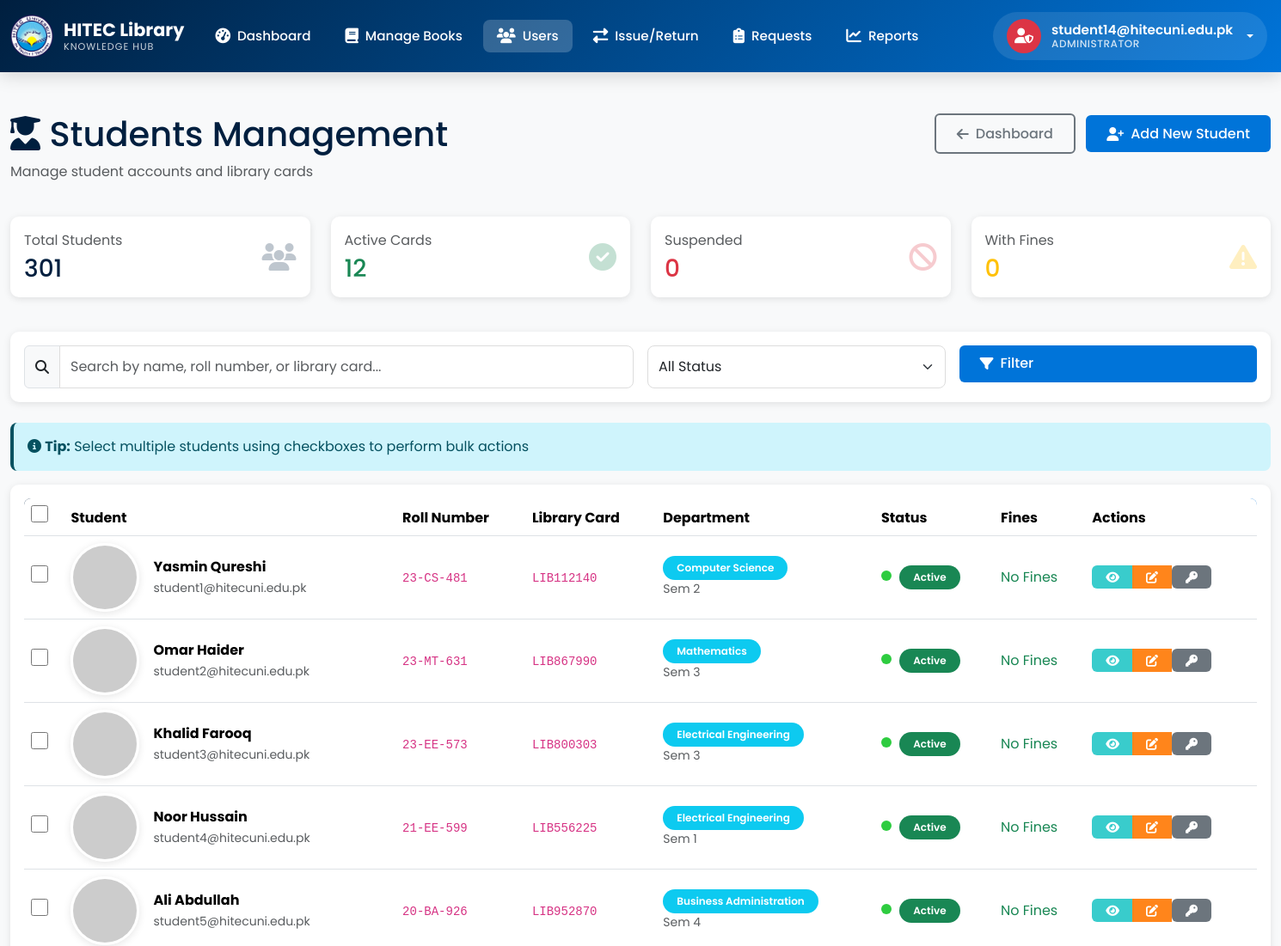
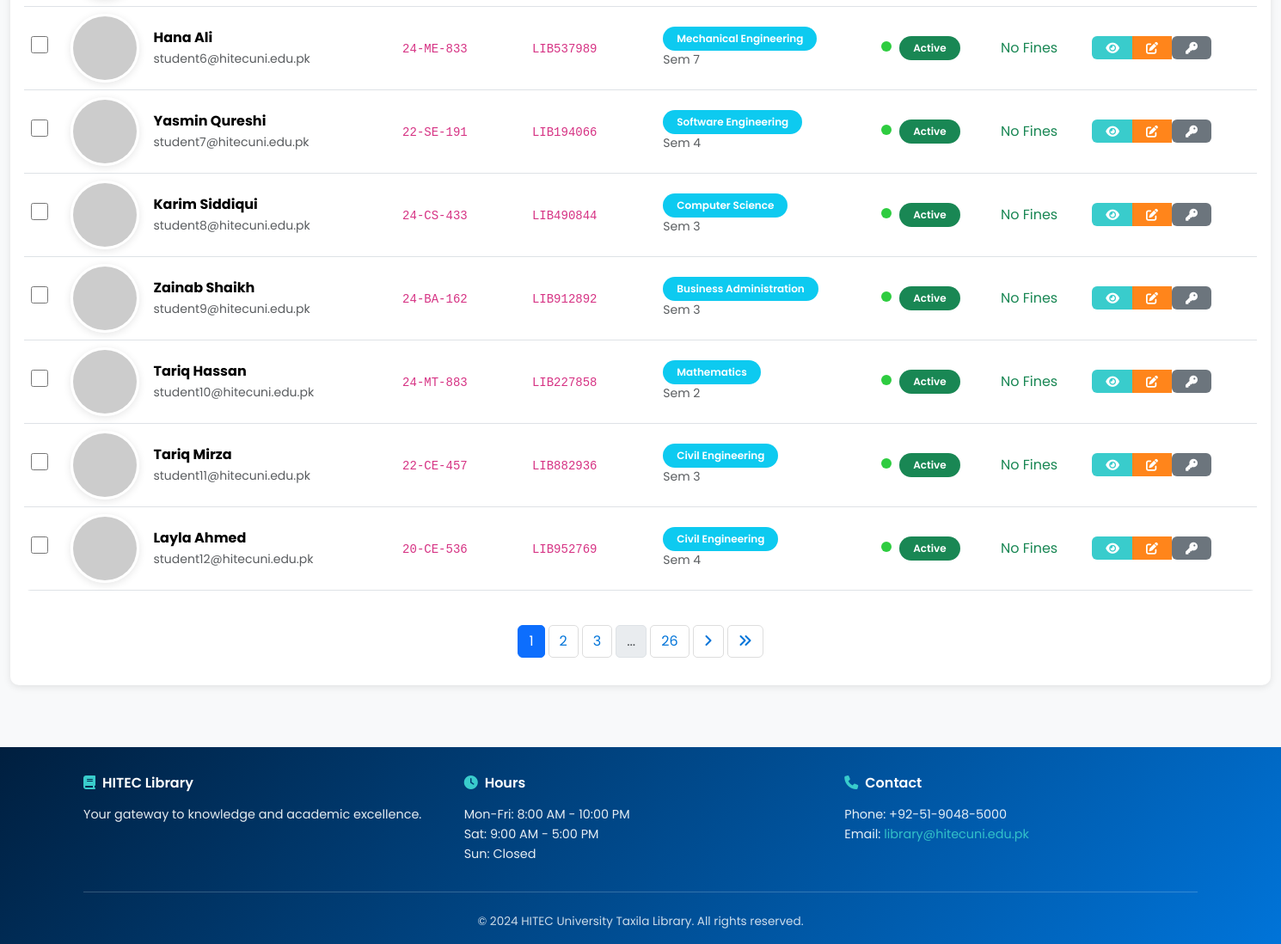
Screenshot of /admin/students (signed in) with the database file from the repository (2 pictures, top to bottom).
### app.py (models this page shows, shortened)
class Student(db.Model):
    id = db.Column(db.Integer, primary_key=True)
    name = db.Column(db.String(150), nullable=False)
    email = db.Column(db.String(100), unique=True, nullable=False)
    roll_number = db.Column(db.String(20), unique=True, nullable=False)
    phone = db.Column(db.String(15))
    department = db.Column(db.String(100))
    semester = db.Column(db.Integer)
    library_card_number = db.Column(db.String(50), unique=True, nullable=False)
    password_hash = db.Column(db.String(255), nullable=True)  # For student authentication
    card_status = db.Column(db.String(20), default='active')  # active, suspended, expired
    total_fines = db.Column(db.Float, default=0.0)
    registered_at = db.Column(db.DateTime, default=get_utc_now)
    profile_image = db.Column(db.String(500), default='https://ui-avatars.com/api/?name={}&background=random'.format('Student'))
    last_login = db.Column(db.DateTime, nullable=True)
    loans = db.relationship('Loan', backref='student', lazy=True)
    reviews = db.relationship('Review', backref='student', lazy=True)

### app.py (the view, shortened to what this page needs)
@app.route('/admin/students')
@login_required
def admin_students():
    page = request.args.get('page', 1, type=int)
    search = request.args.get('search', '')
    query = Student.query
    students = query.paginate(page=page, per_page=ITEMS_PER_PAGE)
    return render_template('admin/students.html', students=students, search=search)

### app.py (called while the page is built)
def login_required(f):
    @wraps(f)
    def decorated_function(*args, **kwargs):
        if 'admin_id' not in session:
            flash('Please login to access this page', 'warning')
            return redirect(url_for('login'))
        return f(*args, **kwargs)
    return decorated_function

### templates/admin/students.html (shortened to what this page needs)
{% extends "base.html" %}
{% block content %}
<div class="container-fluid py-4">
    <div class="row mb-4">
        <div class="col-md-6">
            <h1 class="text-primary mb-2">
                <i class="fas fa-user-graduate"></i> Students Management
            </h1>
            <p class="text-muted">Manage student accounts and library cards</p>
        </div>
        <div class="col-md-6 text-end">
            <a href="/admin/dashboard" class="btn btn-outline-secondary me-2">
                <i class="fas fa-arrow-left"></i> Dashboard
            </a>
            <a href="/admin/students/add" class="btn btn-primary">
                <i class="fas fa-user-plus"></i> Add New Student
            </a>
        </div>
    </div>
    <div class="row mb-4">
        <div class="col-md-3 mb-3">
            <div class="card border-0 shadow-sm">
                <div class="card-body">
                    <div class="d-flex justify-content-between align-items-center">
                        <div>
                            <p class="text-muted mb-1">Total Students</p>
                            <h3 class="text-primary mb-0">{{ students.total }}</h3>
                        </div>
                        <i class="fas fa-users fa-2x text-primary opacity-25"></i>
                    </div>
                </div>
            </div>
        </div>
        <div class="col-md-3 mb-3">
            <div class="card border-0 shadow-sm">
                <div class="card-body">
                    <div class="d-flex justify-content-between align-items-center">
                        <div>
                            <p class="text-muted mb-1">Active Cards</p>
                            <h3 class="text-success mb-0">{{ students.items|selectattr('card_status', 'eq', 'active')|list|length }}</h3>
                        </div>
                        <i class="fas fa-check-circle fa-2x text-success opacity-25"></i>
                    </div>
                </div>
            </div>
        </div>
        <div class="col-md-3 mb-3">
            <div class="card border-0 shadow-sm">
                <div class="card-body">
                    <div class="d-flex justify-content-between align-items-center">
                        <div>
                            <p class="text-muted mb-1">Suspended</p>
                            <h3 class="text-danger mb-0">{{ students.items|selectattr('card_status', 'eq', 'suspended')|list|length }}</h3>
                        </div>
                        <i class="fas fa-ban fa-2x text-danger opacity-25"></i>
                    </div>
                </div>
            </div>
        </div>
        <div class="col-md-3 mb-3">
            <div class="card border-0 shadow-sm">
                <div class="card-body">
                    <div class="d-flex justify-content-between align-items-center">
                        <div>
                            <p class="text-muted mb-1">With Fines</p>
                            <h3 class="text-warning mb-0">{{ students.items|selectattr('total_fines', 'gt', 0)|list|length }}</h3>
                        </div>
                        <i class="fas fa-exclamation-triangle fa-2x text-warning opacity-25"></i>
                    </div>
                </div>
            </div>
        </div>
    </div>
    <div class="card border-0 shadow-sm mb-4">
        <div class="card-body">
            <form method="GET" class="row g-3">
                <div class="col-md-6">
                    <div class="input-group">
                        <span class="input-group-text"><i class="fas fa-search"></i></span>
                        <input type="text" class="form-control" name="search" placeholder="Search by name, roll number, or library card..." value="{{ search }}">
                    </div>
                </div>
                <div class="col-md-3">
                    <select name="status" class="form-select" onchange="this.form.submit()">
                        <option value="">All Status</option>
                    </select>
                </div>
                <div class="col-md-3">
                    <button type="submit" class="btn btn-primary w-100">
                        <i class="fas fa-filter"></i> Filter
                    </button>
                </div>
            </form>
        </div>
    </div>
    <div class="alert alert-info mb-3">
        <i class="fas fa-info-circle"></i>
        <strong>Tip:</strong> Select multiple students using checkboxes to perform bulk actions
    </div>
    {% if students.items %}
    <div class="card border-0 shadow-sm">
        <div class="card-body">
            <div class="table-responsive">
                <table class="table table-hover align-middle">
                    <thead>
                        <tr>
                            <th>
                                <input type="checkbox" id="selectAll" class="student-checkbox" title="Select All">
                            </th>
                            <th>Student</th>
                            <th>Roll Number</th>
                            <th>Library Card</th>
                            <th>Department</th>
                            <th>Status</th>
                            <th>Fines</th>
                            <th>Actions</th>
                        </tr>
                    </thead>
                    <tbody>
                        {% for student in students.items %}
                        <tr>
                            <td>
                                <input type="checkbox" class="student-checkbox student-select" value="{{ student.id }}" data-name="{{ student.name }}">
                            </td>
                            <td>
                                <div class="d-flex align-items-center">
                                    <img src="{{ student.profile_image }}" alt="{{ student.name }}" class="student-avatar me-3">
                                    <div>
                                        <strong class="d-block">{{ student.name }}</strong>
                                        <small class="text-muted">{{ student.email }}</small>
                                    </div>
                                </div>
                            </td>
                            <td><code>{{ student.roll_number }}</code></td>
                            <td><code>{{ student.library_card_number }}</code></td>
                            <td>
                                {% if student.department %}
                                <span class="badge bg-info">{{ student.department }}</span>
                                <small class="text-muted d-block">Sem {{ student.semester }}</small>
                                {% else %}
                                <span class="text-muted">-</span>
                                {% endif %}
                            </td>
                            <td>
                                <span class="status-indicator status-{{ student.card_status }}"></span>
                                <span class="badge {% if student.card_status == 'active' %}bg-success{% elif student.card_status == 'suspended' %}bg-danger{% else %}bg-warning{% endif %}">
                                    {{ student.card_status|title }}
                                </span>
                            </td>
                            <td>
                                {% if student.total_fines > 0 %}
                                <span class="badge bg-warning text-dark">PKR {{ "%.2f"|format(student.total_fines) }}</span>
                                {% else %}
                                <span class="text-success">No Fines</span>
                                {% endif %}
                            </td>
                            <td>
                                <div class="btn-group" role="group">
                                    <a href="/admin/students/{{ student.id }}" class="btn btn-sm btn-info" title="View Details">
                                        <i class="fas fa-eye"></i>
                                    </a>
                                    <a href="/admin/students/{{ student.id }}/edit" class="btn btn-sm btn-warning" title="Edit">
                                        <i class="fas fa-edit"></i>
                                    </a>
                                    <form method="POST" action="/admin/students/{{ student.id }}/reset-password" style="display: inline;">
                                        <button type="submit" class="btn btn-sm btn-secondary" onclick="return confirm('Reset password to roll number?')" title="Reset Password">
                                            <i class="fas fa-key"></i>
                                        </button>
                                    </form>
                                </div>
                            </td>
                        </tr>
                        {% endfor %}
                    </tbody>
                </table>
            </div>
            {% if students.pages > 1 %}
            <nav aria-label="Page navigation" class="mt-4">
                <ul class="pagination justify-content-center">
                    {% for page_num in students.iter_pages(left_edge=1, right_edge=1, left_current=2, right_current=2) %}
                        {% if page_num %}
                            <li class="page-item {% if page_num == students.page %}active{% endif %}">
                                <a class="page-link" href="?page={{ page_num }}&search={{ search }}&status={{ request.args.get('status', '') }}">{{ page_num }}</a>
                            </li>
                        {% else %}
                            <li class="page-item disabled"><span class="page-link">...</span></li>
                        {% endif %}
                    {% endfor %}
                    {% if students.has_next %}
                    <li class="page-item">
                        <a class="page-link" href="?page={{ students.next_num }}&search={{ search }}&status={{ request.args.get('status', '') }}">
                            <i class="fas fa-angle-right"></i>
                        </a>
                    </li>
                    <li class="page-item">
                        <a class="page-link" href="?page={{ students.pages }}&search={{ search }}&status={{ request.args.get('status', '') }}">
                            <i class="fas fa-angle-double-right"></i>
                        </a>
                    </li>
                    {% endif %}
                </ul>
            </nav>
            {% endif %}
        </div>
    </div>
    {% endif %}
</div>
{% endblock %}

### templates/base.html (style rules this page uses)
:root { --primary-color: #001f3f; --secondary-color: #0074D9; --accent-color: #39CCCC; --danger-color: #FF4136; --success-color: #2ECC40; --warning-color: #FF851B; --info-color: #39CCCC; --light-bg: #f8f9fa; --dark-text: #2c3e50; }
* { font-family: 'Poppins', sans-serif; }
body { background-color: var(--light-bg); color: var(--dark-text); }
input, select, textarea { font-size: 16px !important; }
.card { border: none; border-radius: 10px; box-shadow: 0 2px 8px rgba(0, 0, 0, 0.1); transition: all 0.3s ease; }
.btn { font-weight: 500; padding: 0.6rem 1.5rem; border-radius: 6px; transition: all 0.2s ease; border: none; display: inline-flex; align-items: center; gap: 0.5rem; text-decoration: none; }
.btn-primary { background: var(--secondary-color); color: white; }
.btn-warning { background: var(--warning-color); color: white; }
.btn-info { background: var(--info-color); color: white; }
.btn-secondary { background: #6c757d; color: white; }
.btn-outline-secondary { background: transparent; color: #6c757d; border: 2px solid #6c757d; }
.btn-sm { padding: 0.4rem 1rem; font-size: 0.875rem; }
.btn i { font-size: 1em; }
.badge { padding: 0.5rem 1rem; font-weight: 600; border-radius: 20px; }
.alert { border: none; border-radius: 8px; border-left: 4px solid; }
.form-control, .form-select { border: 1px solid #ddd; border-radius: 8px; padding: 0.75rem; transition: all 0.3s ease; }
.table { background: white; border-radius: 8px; overflow: hidden; }
.table thead { background: linear-gradient(135deg, var(--primary-color) 0%, var(--secondary-color) 100%); color: white; }
.table tbody tr { transition: all 0.3s ease; }
.pagination { gap: 5px; }
.page-link { color: var(--secondary-color); border: 1px solid #ddd; border-radius: 5px; }
.text-primary { color: var(--primary-color) !important; }
.shadow-sm { box-shadow: 0 2px 8px rgba(0, 0, 0, 0.1) !important; }

### templates/admin/students.html (style rules this page uses)
.student-avatar { width: 80px; height: 80px; border-radius: 50%; object-fit: cover; border: 3px solid white; box-shadow: 0 2px 10px rgba(0, 0, 0, 0.1); }
.status-indicator { width: 12px; height: 12px; border-radius: 50%; display: inline-block; margin-right: 5px; }
.status-active { background-color: #2ECC40; }
.student-checkbox { width: 20px; height: 20px; cursor: pointer; }

### rows the page displays
Student: name "Yasmin Qureshi", email "student1@hitecuni.edu.pk", roll_number "23-CS-481", library_card_number "LIB112140", department "Computer Science", semester "2", card_status "Active", total_fines "No Fines"
Student: name "Omar Haider", email "student2@hitecuni.edu.pk", roll_number "23-MT-631", library_card_number "LIB867990", department "Mathematics", semester "3", card_status "Active", total_fines "No Fines"
Student: name "Khalid Farooq", email "student3@hitecuni.edu.pk", roll_number "23-EE-573", library_card_number "LIB800303", department "Electrical Engineering", semester "3", card_status "Active", total_fines "No Fines"
Student: name "Noor Hussain", email "student4@hitecuni.edu.pk", roll_number "21-EE-599", library_card_number "LIB556225", department "Electrical Engineering", semester "1", card_status "Active", total_fines "No Fines"
Student: name "Ali Abdullah", email "student5@hitecuni.edu.pk", roll_number "20-BA-926", library_card_number "LIB952870", department "Business Administration", semester "4", card_status "Active", total_fines "No Fines"
Student: name "Hana Ali", email "student6@hitecuni.edu.pk", roll_number "24-ME-833", library_card_number "LIB537989", department "Mechanical Engineering", semester "7", card_status "Active", total_fines "No Fines"
Student: name "Yasmin Qureshi", email "student7@hitecuni.edu.pk", roll_number "22-SE-191", library_card_number "LIB194066", department "Software Engineering", semester "4", card_status "Active", total_fines "No Fines"
Student: name "Karim Siddiqui", email "student8@hitecuni.edu.pk", roll_number "24-CS-433", library_card_number "LIB490844", department "Computer Science", semester "3", card_status "Active", total_fines "No Fines"
Student: name "Zainab Shaikh", email "student9@hitecuni.edu.pk", roll_number "24-BA-162", library_card_number "LIB912892", department "Business Administration", semester "3", card_status "Active", total_fines "No Fines"
Student: name "Tariq Hassan", email "student10@hitecuni.edu.pk", roll_number "24-MT-883", library_card_number "LIB227858", department "Mathematics", semester "2", card_status "Active", total_fines "No Fines"
Student: name "Tariq Mirza", email "student11@hitecuni.edu.pk", roll_number "22-CE-457", library_card_number "LIB882936", department "Civil Engineering", semester "3", card_status "Active", total_fines "No Fines"
Student: name "Layla Ahmed", email "student12@hitecuni.edu.pk", roll_number "20-CE-536", library_card_number "LIB952769", department "Civil Engineering", semester "4", card_status "Active", total_fines "No Fines"

### other values shown
{{ session.get('admin_username') }} "student14@hitecuni.edu.pk"
{{ students.total }} "301"
{{ students.items|selectattr('card_status', 'eq', 'active')|list|length }} "12"
{{ students.items|selectattr('total_fines', 'gt', 0)|list|length }} "0"
{{ page_num }} "1" "2" "3" "26"
